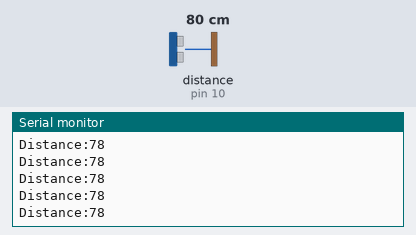
This sketch was run on a simulated Arduino Uno, built with avr-gcc and run on an emulated ATmega328P. Shown: the last lines printed to the serial monitor. Wiring (inferred from the names in the program): ultrasonic range finder: trigger pin 9; echo pin 10. The test bench sets the inputs (shaded band); at power-on: distance to the obstacle (sensor on pin 10) 80 cm. The echo pulse lasts 58.3 µs per cm.

Above: at 1.2 s.
1.3 s: distance to the obstacle (sensor on pin 10) set to 120 cm
At 2.0 s:
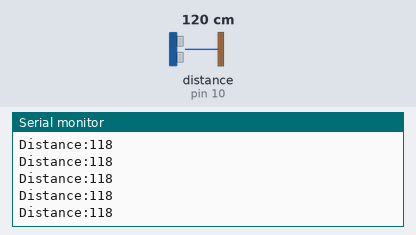
4.3 s: distance to the obstacle (sensor on pin 10) set to 2 cm
At 5.3 s:
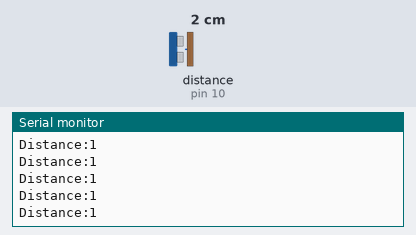
5.8 s: distance to the obstacle (sensor on pin 10) set to 120 cm
At 6.4 s:
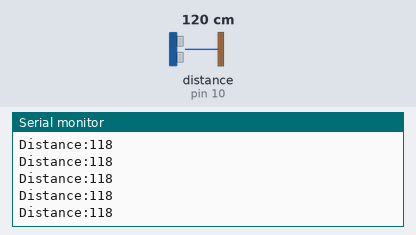
8.8 s: distance to the obstacle (sensor on pin 10) set to 299 cm
At 9.4 s:
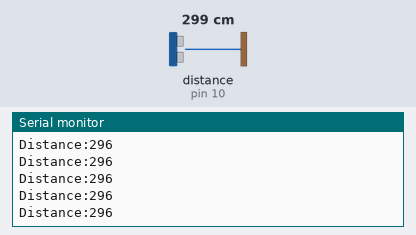
11.8 s: distance to the obstacle (sensor on pin 10) set to 4 cm
At 12.9 s:
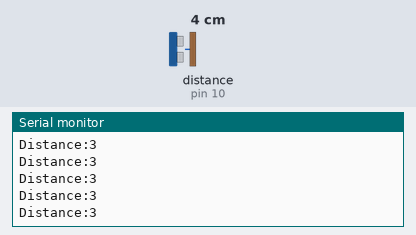
14.8 s: distance to the obstacle (sensor on pin 10) set to 250 cm
At 15.9 s:
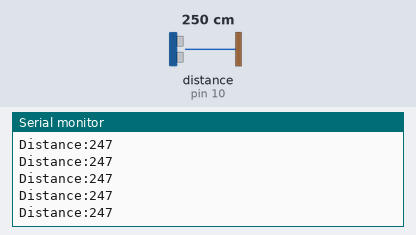
Timing chart, 0 to 17.8 s (numbered marks = the images above; inputs shaded):
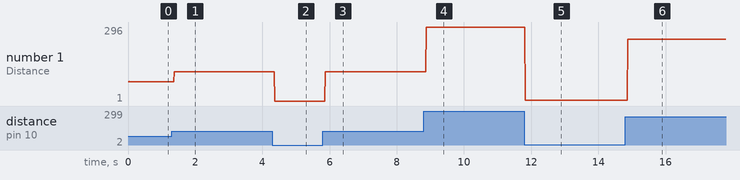

Measured:
- after the input at 1.3 s, the serial monitor: prints a new line after 0.07 s (image 1)
- after the input at 4.3 s, the serial monitor: prints a new line after 0.07 s (image 2)
- after the input at 8.8 s, the serial monitor: prints a new line after 0.08 s (image 4)
- after the input at 11.8 s, the serial monitor: prints a new line at once (image 5)
- after the input at 14.8 s, the serial monitor: prints a new line after 0.07 s (image 6)
- plotted number 1: 78 → 118 after the input at 1.3 s, 118 → 1 after the input at 4.3 s, 118 → 296 after the input at 8.8 s, 296 → 3 after the input at 11.8 s, 3 → 247 after the input at 14.8 s

The sketch:

arduino.ino
```cpp
const int trigPin = 9;     // Trig pin of the ultrasonic sensor
const int echoPin = 10;    // Echo pin of the ultrasonic sensor

void setup() {
  Serial.begin(9600);
  pinMode(trigPin, OUTPUT);
  pinMode(echoPin, INPUT);
}

void loop() {
  digitalWrite(trigPin, LOW);
  delayMicroseconds(2);

  digitalWrite(trigPin, HIGH);
  delayMicroseconds(10);
  digitalWrite(trigPin, LOW);

  unsigned long duration = pulseIn(echoPin, HIGH);

  // Calculate the distance in centimeters
  unsigned int distance = duration * 0.034 / 2;

  // Send the distance measurement to Blender
  Serial.print("Distance:");
  Serial.println(distance);

//  delay(500);  // Wait before taking the next measurement
}
```
